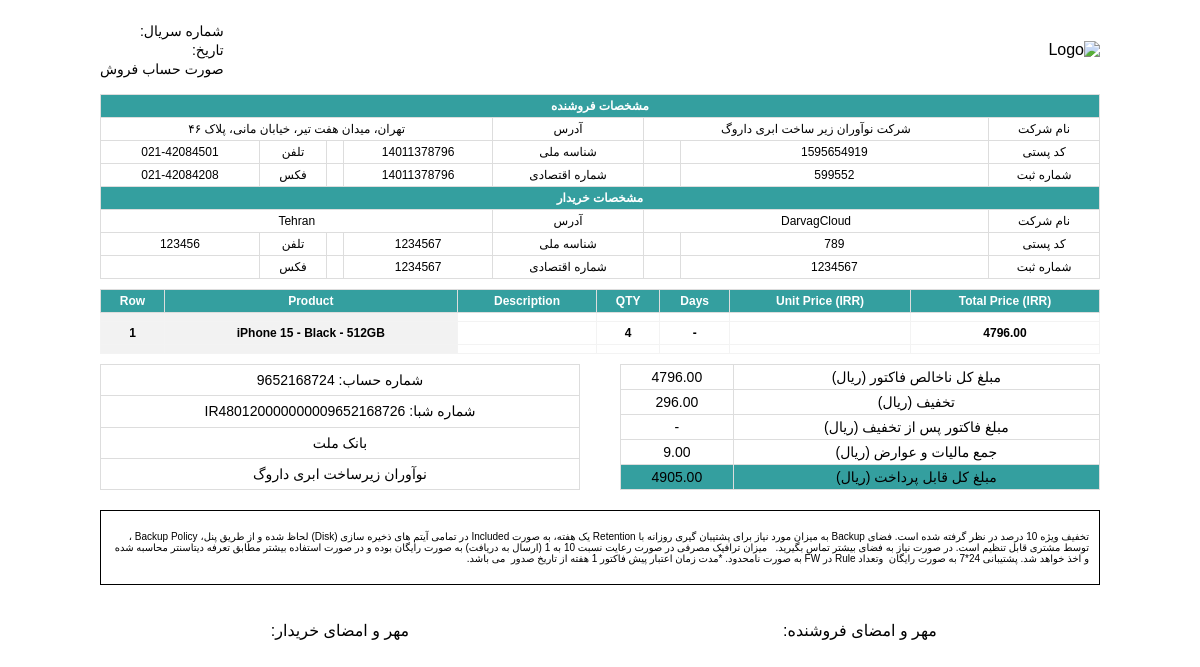
/quote-details/2, run on the app's committed database.
### accounts/models.py (models this page shows, shortened)
class BaseModel(models.Model):
    created_at = models.DateTimeField(auto_now_add=True)
    updated_at = models.DateTimeField(auto_now=True)
    class Meta:
        abstract = True

class Company(BaseModel):
    user = models.ManyToManyField(User, related_name='company_users')
    name = models.CharField(_('Name'), max_length=50, null=False, blank=False)
    company_no = models.CharField(_('Company No'), max_length=50, null=False, blank=False)
    owner = models.ForeignKey(User, on_delete=models.CASCADE, related_name='owned_companies')
    industry = models.CharField(_('Industry'), max_length=50, null=False, blank=False)
    register_code = models.IntegerField(_('Register Code'), null=False, blank=False)
    mobile_number = models.CharField(_('Mobile Number'), max_length=15, null=False, blank=False)
    phone_number = models.CharField(_('Phone Number'), max_length=15, null=False, blank=False)
    address = models.TextField(_('Address'), null=True, blank=True)
    city = models.CharField(_('City'), max_length=50, null=False, blank=False)
    state = models.CharField(_('State'), max_length=25, null=False, blank=False)
    zip_code = models.CharField(_('Zip Code'), max_length=10, null=False, blank=False)
    is_active = models.BooleanField(_('Is Active'), default=True)
    class Meta:
        verbose_name = _('Company')
        verbose_name_plural = _('Companies')
        db_table = 'companies'

### order/models.py (models this page shows, shortened)
class BaseModel(models.Model):
    created_at = models.DateTimeField(_("Created at"), auto_now_add=True)
    updated_at = models.DateTimeField(_("Updated at"), auto_now=True)
    class Meta:
        abstract = True

class Quote(BaseModel):
    user = models.ForeignKey(User, on_delete=models.CASCADE)
    company = models.ForeignKey(Company, on_delete=models.CASCADE)
    potential = models.ForeignKey(Potential, on_delete=models.CASCADE, null=True, blank=True)
    subject = models.CharField(_("Quote subject"), max_length=50, null=False, blank=False)
    stage = models.PositiveSmallIntegerField(_("Quote stage"), choices=StageChoices, null=False, blank=False,
                                             default=StageChoices.PENDING.value)
    status = models.PositiveIntegerField(_("Quote status"), choices=StatusChoices, null=False, blank=False,
                                         default=StatusChoices.DRAFT.value)
    address = models.CharField(_("Quote address"), max_length=255, null=False, blank=False)
    description = models.CharField(_("Quote description"), max_length=255, null=False, blank=False)
    terms_conditions = models.CharField(_("Quote terms conditions"), max_length=255, null=False, blank=False)
    is_active = models.BooleanField(_("Quote status"), default=True)
    export_file = models.FileField(_("Quote export file"), null=True, blank=True)
    total_price = models.DecimalField(_("Total price"), max_digits=20, decimal_places=2, null=True, blank=True,
                                      default=0)
    tax = models.DecimalField(_("Tax"), max_digits=20, decimal_places=2, null=True, blank=True)
    discount = models.DecimalField(_("Discount"), max_digits=20, decimal_places=2, null=True, blank=True)
    discount_rate = models.IntegerField(_("Discount rate"), null=True, blank=True)
    final_price = models.DecimalField(_("Final price"), max_digits=20, decimal_places=2, null=True, blank=True)
    class Meta:
        verbose_name = _("Quote")
        verbose_name_plural = _("Quotes")
        db_table = "quote"

### product/models.py (models this page shows, shortened)
class BaseModel(models.Model):
    created_at = models.DateTimeField(_('Created At'), auto_now_add=True)
    updated_at = models.DateTimeField(_('Updated At'), auto_now=True)
    class Meta:
        abstract = True

class Item(BaseModel):
    quote = models.ForeignKey(Quote, on_delete=models.SET_NULL, null=True, blank=True, related_name='items')
    invoice = models.ForeignKey(Invoice, on_delete=models.SET_NULL, null=True, blank=True)
    product = models.ForeignKey(Product, on_delete=models.SET_NULL, null=True, blank=True)
    quantity = models.PositiveIntegerField(_('Quantity'), default=1)
    item_price = models.DecimalField(_('Price'), default=0, max_digits=20, decimal_places=2, null=True, blank=True)
    total_price = models.DecimalField(_('Total Price'), default=0, max_digits=20, decimal_places=2, null=True,
                                      blank=True)
    price_book = models.ForeignKey(PriceBook, on_delete=models.SET_NULL, null=True, blank=True)
    period = models.IntegerField(null=True, blank=True)
    comment = models.TextField(_('Comment'), max_length=500, null=True, blank=True)
    class Meta:
        verbose_name = _('Item')
        verbose_name_plural = _('Items')
        db_table = 'item'

class Product(BaseModel):
    category = models.ForeignKey(ProductCategory, on_delete=models.SET_NULL, null=True, blank=True)
    group = models.ForeignKey(ProductGroup, on_delete=models.SET_NULL, null=True, blank=True)
    parent_product = models.ForeignKey('self', on_delete=models.SET_NULL, null=True, blank=True)
    name = models.CharField(_('Name'), max_length=500, null=False, blank=False)
    price = models.IntegerField(_('Price'), null=True, blank=True)
    product_no = models.CharField(_('Product No'), max_length=50, null=False, blank=False)
    description = models.TextField(_('Description'), max_length=500, null=False, blank=False)
    stock = models.PositiveIntegerField(_('Stock'), default=1)
    tax = models.DecimalField(_('Tax'), default=0, max_digits=20, decimal_places=2, null=True, blank=True)
    is_active = models.BooleanField(_('is active'), default=True)
    image = models.ImageField(_('Image'), null=True, blank=True)
    class Meta:
        verbose_name = _('Product')
        verbose_name_plural = _('Products')
        db_table = 'product'

### order/views.py (the view)
# urls.py: path('quote-details/<int:pk>', QuoteView.as_view(), name='quote'),
class QuoteView(View):
    def get(self, request, pk):
        quote = Quote.objects.get(pk=pk)
        context = {
            'quote' : quote,
            'address' : quote.address,
            'company' : quote.company,
            'items' : quote.items.all(),
        }
        return render(request, 'crm/quote_template.html', context)

### templates/crm/quote_template.html (shortened to what this page needs)
{% load static %}
<!DOCTYPE html>
<html>
<head>
</head>
<body>
<div class="container">
    <div class="header">
        <img src="https://darvagcloud.com/assets/img/darvagcloud_logo.png" alt="Logo">
        <div class="header-info">
            <p>شماره سریال:</p>
            <p>تاریخ: {{ date }}</p>
            <p>صورت حساب فروش</p>
        </div>
    </div>
    <table class="table">
        <tr>
            <th colspan="11">مشخصات فروشنده</th>
        </tr>
        <tr>
            <td>نام شرکت</td>
            <td colspan="3">شرکت نوآوران زیر ساخت ابری داروگ</td>
            <td>آدرس</td>
            <td colspan="6">تهران، میدان هفت تیر، خیابان مانی، پلاک ۴۶</td>
        </tr>
        <tr>
            <td>کد پستی</td>
            <td colspan="2">1595654919</td>
            <td></td>
            <td>شناسه ملی</td>
            <td>14011378796</td>
            <td></td>
            <td>تلفن</td>
            <td colspan="3">021-42084501</td>
        </tr>
        <tr>
            <td>شماره ثبت</td>
            <td colspan="2">599552</td>
            <td></td>
            <td>شماره اقتصادی</td>
            <td>14011378796</td>
            <td></td>
            <td>فکس</td>
            <td colspan="3">021-42084208</td>
        </tr>
        <tr>
            <th colspan="11">مشخصات خریدار</th>
        </tr>
        <tr>
            <td>نام شرکت</td>
            <td colspan="3">{{ company.name }}</td>
            <td>آدرس</td>
            <td colspan="6">{{ address }}</td>
        </tr>
        <tr>
            <td>کد پستی</td>
            <td colspan="2">{{ company.zip_code }}</td>
            <td></td>
            <td>شناسه ملی</td>
            <td>{{ company.register_code }}</td>
            <td></td>
            <td>تلفن</td>
            <td colspan="3">{{ company.phone_number }}</td>
        </tr>
        <tr>
            <td>شماره ثبت</td>
            <td colspan="2">{{ company.register_code }}</td>
            <td></td>
            <td>شماره اقتصادی</td>
            <td>{{ company.register_code }}</td>
            <td></td>
            <td>فکس</td>
            <td colspan="3">{{ company.fax }}</td>
        </tr>
    </table>
    <table class="table" id="product_table">
        <tr>
            <th colspan="2">Total Price (IRR)</th>
            <th colspan="2">Unit Price (IRR)</th>
            <th>Days</th>
            <th>QTY</th>
            <th colspan="6">Description</th>
            <th>Product</th>
            <th>Row</th>
        </tr>
        <tr>
            <td colspan="2"></td>
            <td colspan="2"></td>
            <td></td>
            <td></td>
            <td colspan="6"></td>
            <td bgcolor="#F2F2F2"></td>
            <td bgcolor="#F2F2F2"></td>
        </tr>
        {% for item in items %}
            <tr>
                <td colspan="2"><strong>{{ item.total_price }}</strong></td>
                <td colspan="2"><strong>{{ item.price }}</strong></td>
                <td><strong>-</strong></td>
                <td><strong>{{ item.quantity }}</strong></td>
                <td colspan="6"><strong>{{ item.comment }}</strong></td>
                <td bgcolor="#F2F2F2"><strong>{{ item.product.name }}</strong></td>
                <td bgcolor="#F2F2F2"><strong>{{ forloop.counter }}</strong></td>
            </tr>
        {% endfor %}
        <tr>
            <td colspan="2"></td>
            <td colspan="2"></td>
            <td></td>
            <td></td>
            <td colspan="6"></td>
            <td bgcolor="#F2F2F2"></td>
            <td bgcolor="#F2F2F2"></td>
        </tr>
    </table>
    <div class="footer">
        <table>
            <tr>
                <td colspan="4">مبلغ کل ناخالص فاکتور (ریال)</td>
                <td colspan="3">{{ quote.total_price }}</td>
            </tr>
            <tr>
                <td colspan="4">تخفیف (ریال)</td>
                <td colspan="3">{{ quote.discount }}</td>
            </tr>
            <tr>
                <td colspan="4">مبلغ فاکتور پس از تخفیف (ریال)</td>
                <td colspan="3">-</td>
            </tr>
            <tr>
                <td colspan="4">جمع مالیات و عوارض (ریال)</td>
                <td colspan="3">{{ quote.tax }}</td>
            </tr>
            <tr>
                <td colspan="4" bgcolor="#349F9F">مبلغ کل قابل پرداخت (ریال)</td>
                <td colspan="3" bgcolor="#349F9F">{{ quote.final_price }}</td>
            </tr>
        </table>
        <table>
            <tr>
                <td>شماره حساب: 9652168724</td>
            </tr>
            <tr>
                <td>شماره شبا: IR480120000000009652168726</td>
            </tr>
            <tr>
                <td>بانک ملت</td>
            </tr>
            <tr>
                <td>نوآوران زیرساخت ابری داروگ</td>
            </tr>
        </table>
    </div>
    <div class="notes">
        <p>تخفیف ویژه 10 درصد در نظر گرفته شده است. فضای Backup به میزان مورد نیاز برای پشتیبان گیری روزانه با Retention
            یک هفته، به صورت Included در تمامی آیتم های ذخیره سازی (Disk) لحاظ شده و از طریق پنل، Backup Policy ، توسط
            مشتری قابل تنظیم است. در صورت نیاز به فضای بیشتر تماس بگیرید. &nbsp; میزان ترافیک مصرفی در صورت رعایت نسبت
            10 به 1 (ارسال به دریافت) به صورت رایگان بوده و در صورت استفاده بیشتر مطابق تعرفه دیتاسنتر محاسبه شده و اخذ
            خواهد شد. پشتیبانی 24*7 به صورت رایگان &nbsp;وتعداد Rule در FW به صورت نامحدود. *مدت زمان اعتبار پیش فاکتور
            1 هفته از تاریخ صدور &nbsp;می باشد. &nbsp;</p>
    </div>
    <div class="signature">
        <div>
            <p>مهر و امضای فروشنده:</p>
        </div>
        <div>
            <p>مهر و امضای خریدار:</p>
        </div>
    </div>
</div>
</body>
</html>

### data on the page
Company: name "DarvagCloud", zip_code "789", register_code "1234567", phone_number "123456"
Quote: address "Tehran", total_price "4796.00", discount "296.00", tax "9.00", final_price "4905.00"
Item: total_price "4796.00", quantity "4", product.name "iPhone 15 - Black - 512GB"
